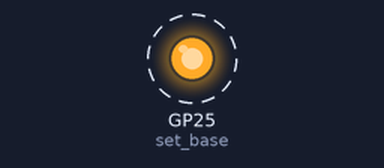
The program below on a simulated Raspberry Pi Pico running MicroPython. Shown: output pins drawn as LEDs (lit = HIGH). Dashed ring = blinking. At 3.0 s the program stops and its outputs stay as they are.

Above: at 0.08 s.
Timing chart, 0 to 3.0 s (numbered marks = the images above):
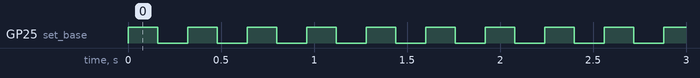

Measured:
- by itself, GP25 (set_base): alternates HIGH for 0.16 s and LOW for 0.16 s, 19 changes in all, then stays HIGH

The program:

buch-rpi-pico-kap8-sm-blink.py
```python
# Pico - State Machine Blink
# Datei: buch-rpi-pico-kap8-sm-blink.py

from rp2 import PIO, StateMachine, asm_pio
from machine import Pin
import utime


#Blink
@rp2.asm_pio(set_init=rp2.PIO.OUT_LOW)
def blink():
    wrap_target()
    set(pins, 1)   [31]
    nop()          [31]
    nop()          [31]
    nop()          [31]
    nop()          [31]
    set(pins, 0)   [31]
    nop()          [31]
    nop()          [31]
    nop()          [31]
    nop()          [31]
    wrap()

# State Machine
sm = rp2.StateMachine(0, blink, freq=1000, set_base=Pin(25))

#Programm
sm.active(1)
utime.sleep(3)
sm.active(0)
```
